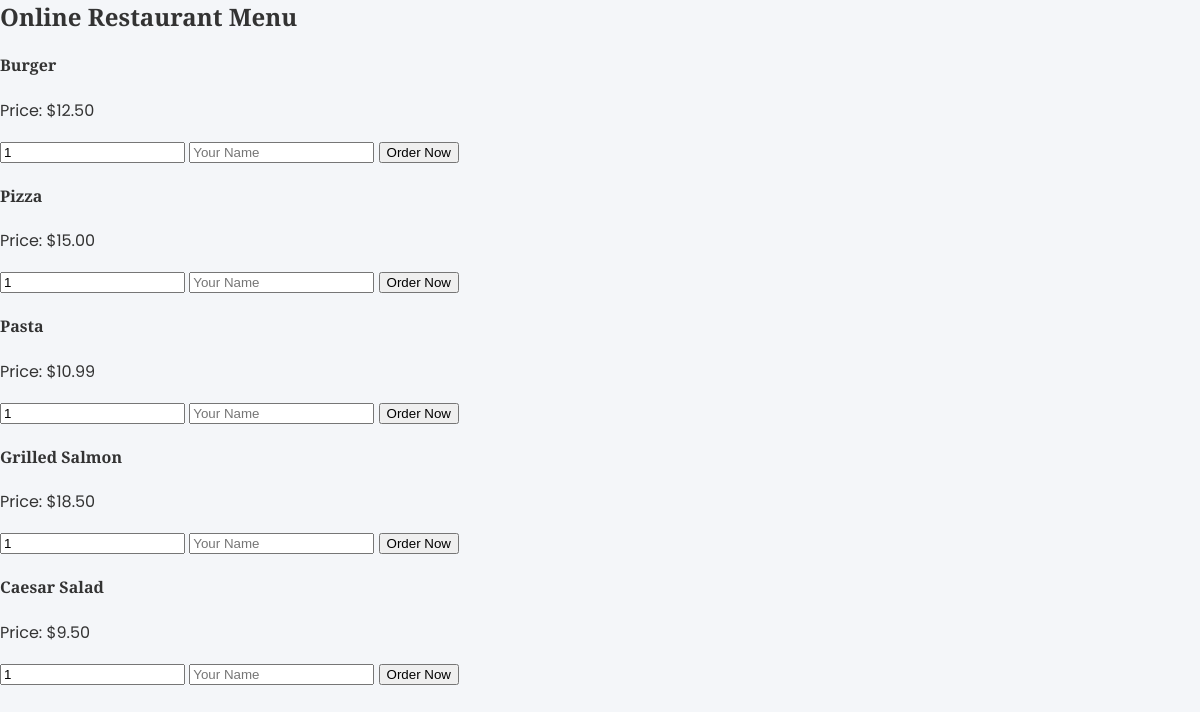
The app's page /order.php with its own data.
### tables this page shows
CREATE TABLE `menu` (
  `id` int(11) NOT NULL AUTO_INCREMENT,
  `name` varchar(100) NOT NULL,
  `price` decimal(10,2) NOT NULL,
  `image` varchar(255) NOT NULL,
  PRIMARY KEY (`id`)
);

### order.php (the view, shortened to what this page needs)
<?php include("config/db.php"); ?>
<link rel="stylesheet" href="assets/css/style.css">
<div class="container">
<h2>Online Restaurant Menu</h2>
<?php
$q=mysqli_query($conn,"SELECT * FROM menu");
while($row=mysqli_fetch_assoc($q)){
?>
<div class="card">
<form method="POST" action="order.php">
<h4><?= $row['name']; ?></h4>
<p>Price: $<?= $row['price']; ?></p>
<input type="number" name="qty" value="1" required>
<input type="text" name="customer" placeholder="Your Name" required>
<button name="order">Order Now</button>
</form>
</div>
<?php } ?>
</div>

### assets/style.css (style rules this page uses)
h1, h2, h3, h4, h5, h6, .navbar-brand { font-family: 'Playfair Display', serif; }

### records on screen
menu: name "Burger", price "12.50"
menu: name "Pizza", price "15.00"
menu: name "Pasta", price "10.99"
menu: name "Grilled Salmon", price "18.50"
menu: name "Caesar Salad", price "9.50"
